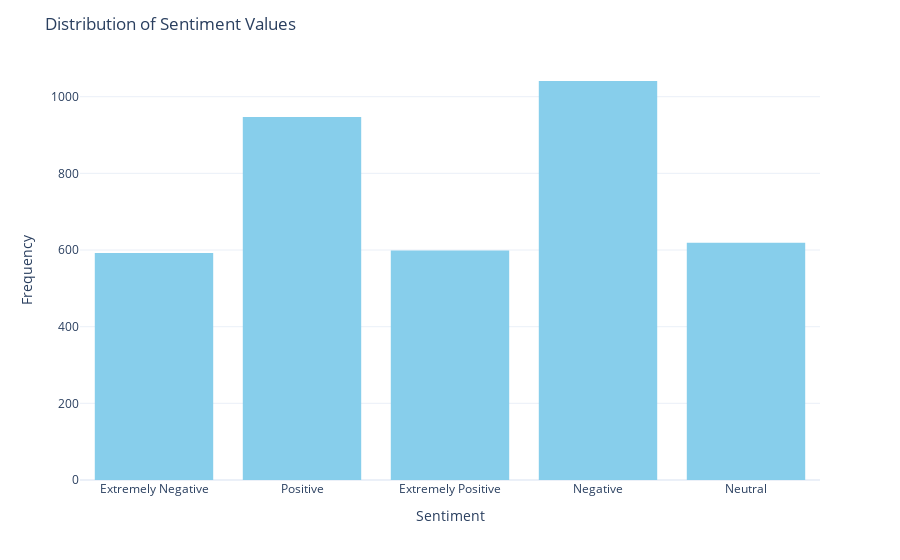

Notebook code for this chart:
### Markdown cell above
#### Visualizing the distribution of labels of Sentiment

### Code cell
fig = px.histogram(train_df, x='Sentiment', color_discrete_sequence=['skyblue'])
fig.update_layout(
    title='Distribution of Sentiment Values',
    xaxis_title='Sentiment',
    yaxis_title='Frequency',
    template='plotly_white'
)
fig.show()

### Figure 1 — Plotly figure (JSON) as saved in the notebook; plotly's stock layout.template omitted (floating-point values rounded to 4 significant figures; data arrays with more than 128 entries replaced by an {"elided": "..."} marker saying what was removed)
{"data": [{"alignmentgroup": "True", "bingroup": "x", "hovertemplate": "Sentiment=%{x}<br>count=%{y}<extra></extra>", "legendgroup": "", "marker": {"color": "skyblue", "pattern": {"shape": ""}}, "name": "", "offsetgroup": "", "orientation": "v", "showlegend": false, "type": "histogram", "x": {"elided": "3798 str values"}, "xaxis": "x", "yaxis": "y"}], "layout": {"barmode": "relative", "legend": {"tracegroupgap": 0}, "margin": {"t": 60}, "title": {"text": "Distribution of Sentiment Values"}, "xaxis": {"anchor": "y", "domain": [0, 1], "title": {"text": "Sentiment"}}, "yaxis": {"anchor": "x", "domain": [0, 1], "title": {"text": "Frequency"}}}}
